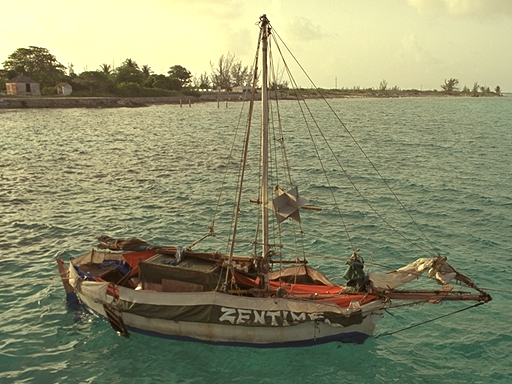
#> input picture lbp1/pic1.BMP, 512 x 384 px
$ python color_feature.py
#> lines starting #> are read from the running program, lines starting #| are printed output that depends on the picture
import cv2
import numpy as np
import matplotlib.pyplot as plt
from scipy.special import expit


# 定义颜色匹配函数
def color_matching_function(input_lambda_val):
    try:
        x = 0.4002 * expit((731.616 - input_lambda_val) / (4.029e-5 * input_lambda_val))
        z = 0.2545 * expit((632.816 - input_lambda_val) / (2.907e-3 * input_lambda_val))
        y = 1 - x - z
        return x, y, z
    except OverflowError:
        return None, 0.33, None


# 定义RGB到CIEXYZ的转换函数
def rgb_to_xyz(rgb):
    M = np.array([[0.4124564, 0.3575761, 0.1804375],
                  [0.2126729, 0.7151522, 0.0721750],
                  [0.0193339, 0.1191920, 0.9503041]])
    # 将rgb重塑为形状为(3, 384*512)的数组
    rgb_reshaped = rgb.transpose(2, 0, 1).reshape(3, -1)
    xyz = np.dot(M, rgb_reshaped)
    output_xyz_image = xyz.reshape(rgb.shape)
    return output_xyz_image


# 定义计算彩色信息特征的函数
def compute_color_feature(input_xyz_image, input_x, input_y, input_z):
    output_color_feature = np.sum(input_xyz_image[:, :, 0] * input_x +
                                  input_xyz_image[:, :, 1] * input_y +
                                  input_xyz_image[:, :, 2] * input_z)
    return output_color_feature


# 读取图像并转换为CIE XYZ色彩空间
def read_and_convert_to_xyz(image_path):
#> called with image_path = './lbp1/pic1.BMP'
    image = cv2.imread(image_path)
#> image is the input picture: shape (384, 512, 3); mean B, G, R 108.3, 141.8, 140.3
    xyz_image = cv2.cvtColor(image, cv2.COLOR_BGR2XYZ)
#> xyz_image: shape (384, 512, 3); mean of channels 0, 1, 2 128.1, 139.1, 122.5
    return xyz_image


# 计算颜色特征的直方图
def compute_color_histogram(xyz_image, x_vals, y_vals, z_vals):
    color_histogram = []
    for i in range(len(x_vals)):
        color_feature = compute_color_feature(xyz_image, x_vals[i], y_vals[i], z_vals[i])
        color_histogram.append(color_feature)
    return color_histogram


# 绘制直方图
def plot_histogram(color_histogram, image_name):
    plt.bar(range(len(color_histogram)), color_histogram, color='blue')
    plt.xlabel('Bins')
    plt.ylabel('Color Feature')
    plt.title(f'Color Feature Histogram for {image_name}')
    plt.show()


# 读取四张原始图像
image_paths = ["./lbp1/pic1.BMP", "./lbp1/pic2.bmp", "./lbp1/pic3.bmp", "./lbp1/pic4.bmp"]

# 逐张图像处理
for image_path in image_paths:
    # 读取并转换为CIE XYZ色彩空间
    xyz_image = read_and_convert_to_xyz(image_path)

    # 计算颜色匹配函数
    lambda_range = np.arange(380, 781, 4)
    x_vals, y_vals, z_vals = [], [], []
    for lambda_val in lambda_range:
        x_val, y_val, z_val = color_matching_function(lambda_val)
        x_vals.append(x_val)
        y_vals.append(y_val)
        z_vals.append(z_val)

    # 计算色彩特征的直方图
    color_histogram = compute_color_histogram(xyz_image, x_vals, y_vals, z_vals)
#> the loop in compute_color_histogram, `for i in range(len(x_vals)):` made 101 passes
#> (output_color_feature in compute_color_feature, color_feature) on passes 1 to 12: (25650534.1, 25650534.1), (25650534.1, 25650534.1), (25650534.1, 25650534.1), (25650534.1, 25650534.1), (25650534.1, 25650534.1), (25650534.1, 25650534.1), (25650534.1, 25650534.1), (25650534.1, 25650534.1), (25650534.1, 25650534.1), (25650534.1, 25650534.1), (25650534.1, 25650534.1), (25650534.1, 25650534.1)
#> after the loop in compute_color_histogram, `for i in range(len(x_vals)):`: color_histogram = 101 values from 25650534.1 to 27343732
#> color_histogram = 101 values from 25650534.1 to 27343732

    # 绘制直方图
    plot_histogram(color_histogram, image_path)
#> in plot_histogram, `plt.show()`:
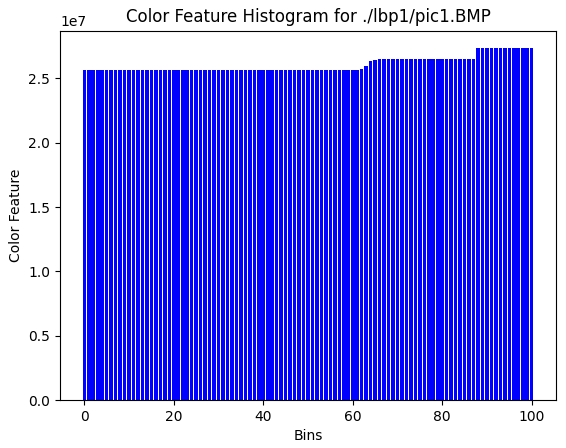
#> figure drawn by matplotlib, 1 panel
#> pass 2 of the loop `for image_path in image_paths:`:
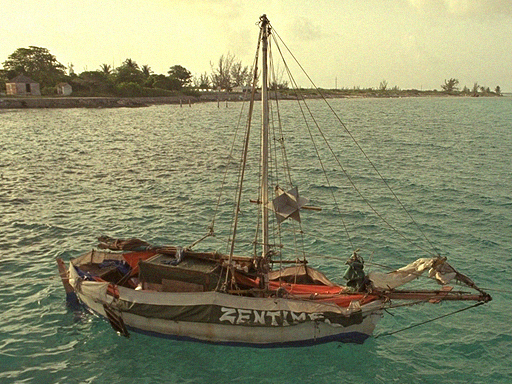
#> input picture lbp1/pic2.bmp, 512 x 384 px
#> in read_and_convert_to_xyz, image is the input picture: shape (384, 512, 3); mean B, G, R 108.3, 141.6, 140.1
#> xyz_image: shape (384, 512, 3); mean of channels 0, 1, 2 128, 138.9, 122.4
#> the loop in compute_color_histogram (call 2), `for i in range(len(x_vals)):` made 101 passes
#> (output_color_feature in compute_color_feature, color_feature) on passes 1 to 8: (25625767.7, 25625767.7), (25625767.7, 25625767.7), (25625767.7, 25625767.7), (25625767.7, 25625767.7), (25625767.7, 25625767.7), (25625767.7, 25625767.7), (25625767.7, 25625767.7), (25625767.7, 25625767.7)
#> `color_histogram = compute_color_histogram(xyz_image, x_vals, y_vals, z..`: color_histogram = 101 values from 25625767.7 to 27309699
#> in plot_histogram (call 2), `plt.show()`:
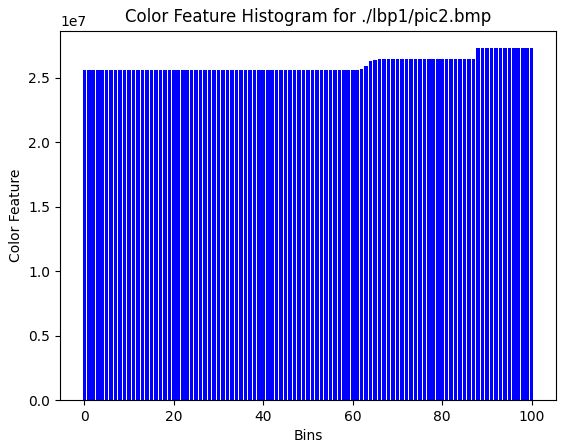
#> figure drawn by matplotlib, 1 panel
#> pass 3 of the loop `for image_path in image_paths:`:
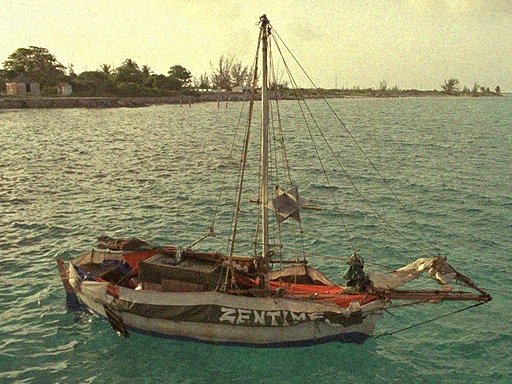
#> input picture lbp1/pic3.bmp, 512 x 384 px
#> in read_and_convert_to_xyz, image is the input picture: shape (384, 512, 3); mean B, G, R 108.3, 141.4, 139.9
#> xyz_image: shape (384, 512, 3); mean of channels 0, 1, 2 127.8, 138.7, 122.4
#> `color_histogram = compute_color_histogram(xyz_image, x_vals, y_vals, z..`: color_histogram = 101 values from 25594794.7 to 27267624
#> in plot_histogram (call 3), `plt.show()`:
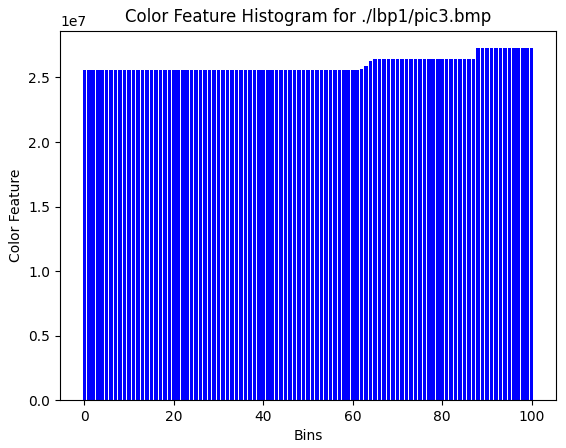
#> figure drawn by matplotlib, 1 panel
#> the loop made 4 passes; the first 3 are shown
